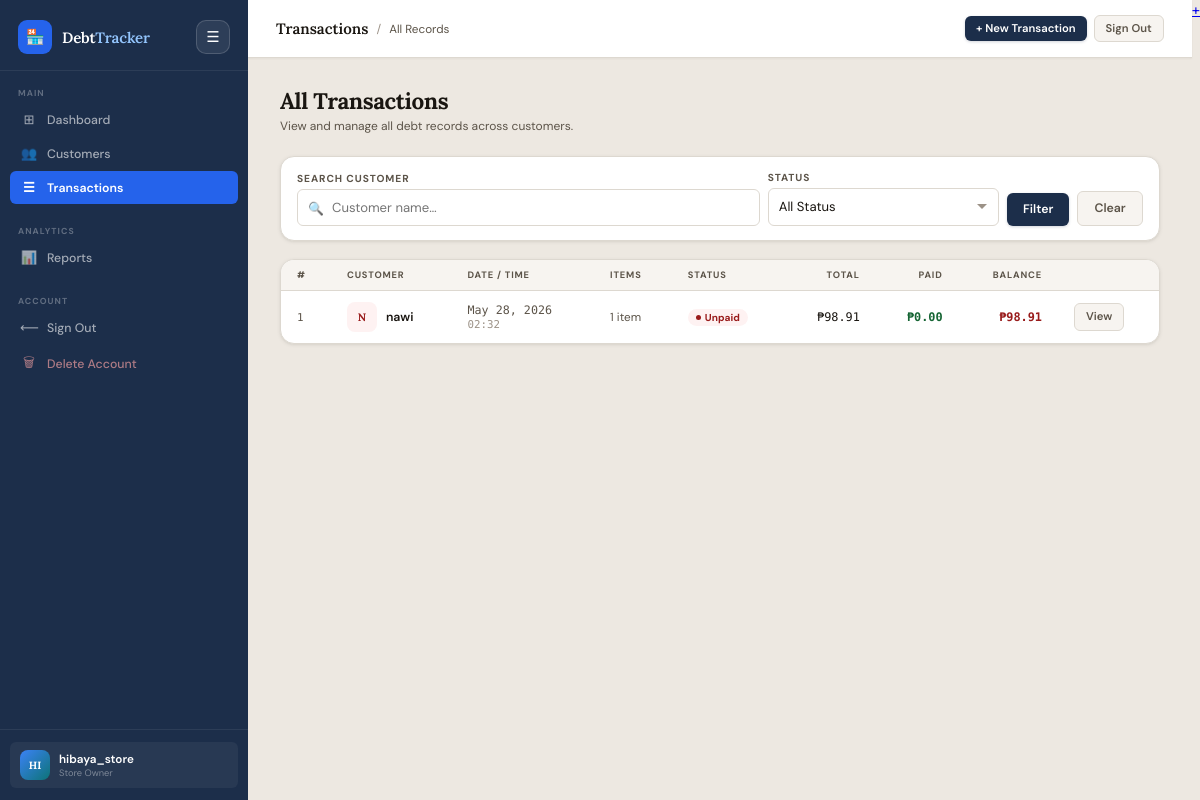
Page /transactions/ (signed in) on the committed database.
### tracker/models.py (models this page shows, shortened)
class Transaction(models.Model):
    STATUS_CHOICES = [
        ('unpaid', 'Unpaid'),
        ('partial', 'Partially Paid'),
        ('paid', 'Fully Paid'),
    ]
    customer = models.ForeignKey(Customer, on_delete=models.CASCADE, related_name='transactions')
    date = models.DateField(default=timezone.now)
    time = models.TimeField(default=default_transaction_time)
    notes = models.TextField(blank=True, null=True)
    status = models.CharField(max_length=10, choices=STATUS_CHOICES, default='unpaid')
    promise_date = models.DateField(blank=True, null=True)
    promise_time = models.TimeField(blank=True, null=True)
    receipt_token = models.CharField(max_length=36, unique=True, blank=True)
    created_at = models.DateTimeField(auto_now_add=True)
    class Meta:
        ordering = ['-date', '-created_at']
    def total_amount(self):
        return sum(item.subtotal() for item in self.items.all()) or Decimal('0')
    def total_paid(self):
        result = self.payments.aggregate(models.Sum('amount'))['amount__sum']
        return result or Decimal('0')
    def remaining_balance(self):
        return self.total_amount() - self.total_paid()

class Customer(models.Model):
    owner = models.ForeignKey(User, on_delete=models.CASCADE, related_name='customers')
    name = models.CharField(max_length=100)
    phone = models.CharField(max_length=20, blank=True, null=True)
    notes = models.TextField(blank=True, null=True)
    created_at = models.DateTimeField(default=timezone.now)
    class Meta:
        ordering = ['name']

class TransactionItem(models.Model):
    UNIT_CHOICES = [
        ('qty', 'Qty'),
        ('kg', 'Kg'),
    ]
    transaction = models.ForeignKey(Transaction, on_delete=models.CASCADE, related_name='items')
    item_name = models.CharField(max_length=200)
    quantity = models.DecimalField(max_digits=8, decimal_places=2, default=1)
    unit = models.CharField(max_length=3, choices=UNIT_CHOICES, default='qty')
    price = models.DecimalField(max_digits=10, decimal_places=2)
    def subtotal(self):
        return self.quantity * self.price

### tracker/views.py (the view)
# urls.py: path('transactions/', views.transaction_list, name='transaction_list'),
@login_required
def transaction_list(request):
    query = request.GET.get('q', '').strip()
    status = request.GET.get('status', '')
    txns = Transaction.objects.filter(
        customer__owner=request.user
    ).select_related('customer').prefetch_related('items', 'payments')
    if query:
        txns = txns.filter(customer__name__icontains=query)
    if status:
        txns = txns.filter(status=status)
    return render(request, 'tracker/transaction_list.html', {
        'txns': txns,
        'query': query,
        'status': status,
        'active_nav': 'transactions',
    })

### tracker/templates/tracker/transaction_list.html (shortened to what this page needs)
{% extends 'tracker/base.html' %}
{% block topbar_title %}Transactions{% endblock %}
{% block page_subtitle %}All Records{% endblock %}
{% block topbar_actions %}
  <a href="{% url 'transaction_create' %}" class="btn btn-primary btn-sm">+ New Transaction</a>
{% endblock %}
{% block content %}
<div class="page-header">
  <div class="page-header-left">
    <h1>All Transactions</h1>
    <p>View and manage all debt records across customers.</p>
  </div>
</div>
<div class="card" style="margin-bottom:18px;">
  <div class="card-body" style="padding:14px 16px;">
    <form method="get" style="display:flex;gap:8px;flex-wrap:wrap;align-items:flex-end;">
      <div style="flex:2;min-width:160px;">
        <div class="form-label" style="margin-bottom:4px;">Search Customer</div>
        <div class="search-wrap">
          <span class="search-icon">🔍</span>
          <input type="text" name="q" value="{{ query }}" class="search-input" placeholder="Customer name…" />
        </div>
      </div>
      <div style="flex:1;min-width:120px;">
        <div class="form-label" style="margin-bottom:4px;">Status</div>
        <select name="status" class="form-control" style="padding:9px 28px 9px 10px;">
          <option value="">All Status</option>
        </select>
      </div>
      <button type="submit" class="btn btn-primary" style="align-self:flex-end;">Filter</button>
      <a href="{% url 'transaction_list' %}" class="btn btn-ghost" style="align-self:flex-end;">Clear</a>
    </form>
  </div>
</div>
{% if txns %}
<div class="card desktop-table">
  <div class="table-wrap">
    <table>
      <thead>
        <tr>
          <th>#</th>
          <th>Customer</th>
          <th>Date / Time</th>
          <th>Items</th>
          <th>Status</th>
          <th class="td-right">Total</th>
          <th class="td-right">Paid</th>
          <th class="td-right">Balance</th>
          <th></th>
        </tr>
      </thead>
      <tbody>
        {% for txn in txns %}
        <tr>
          <td class="td-muted td-mono" style="font-size:0.72rem;">{{ txn.pk }}</td>
          <td>
            <div style="display:flex;align-items:center;gap:9px;">
              <div class="avatar {% if txn.status == 'paid' %}paid{% elif txn.status == 'partial' %}partial{% else %}high{% endif %}" style="width:30px;height:30px;font-size:0.72rem;border-radius:8px;">
                {{ txn.customer.name|slice:":1"|upper }}
              </div>
              <a href="{% url 'customer_detail' txn.customer.pk %}" style="font-weight:600;font-size:0.82rem;color:inherit;text-decoration:none;">{{ txn.customer.name }}</a>
            </div>
          </td>
          <td class="td-mono td-muted" style="font-size:0.78rem;">{{ txn.date }}<br><span style="font-size:0.72rem;color:var(--text-3);">{{ txn.time|time:'H:i' }}</span></td>
          <td class="td-muted" style="font-size:0.78rem;">{{ txn.items.count }} item{{ txn.items.count|pluralize }}</td>
          <td>
            {% if txn.status == 'paid' %}<span class="status-pill status-paid">Paid</span>
            {% elif txn.status == 'partial' %}<span class="status-pill status-partial">Partial</span>
            {% else %}<span class="status-pill status-unpaid">Unpaid</span>{% endif %}
          </td>
          <td class="td-mono td-right">₱{{ txn.total_amount|floatformat:2 }}</td>
          <td class="td-mono td-right td-success">₱{{ txn.total_paid|floatformat:2 }}</td>
          <td class="td-mono td-right {% if txn.remaining_balance > 0 %}td-danger{% else %}td-success{% endif %}">₱{{ txn.remaining_balance|floatformat:2 }}</td>
          <td><a href="{% url 'transaction_detail' txn.pk %}" class="btn btn-ghost btn-sm">View</a></td>
        </tr>
        {% endfor %}
      </tbody>
    </table>
  </div>
</div>
{% endif %}
{% endblock %}

### tracker/templates/tracker/base.html (shortened to what this page needs)
<!DOCTYPE html>
<html lang="en">
<head>
</head>
<body>
  <aside class="sidebar" id="sidebar">
    <div class="sb-brand-wrap">
      <a href="{% url 'dashboard' %}" class="sb-brand">
        <div class="sb-logo">🏪</div>
        <div class="sb-name">Debt<span>Tracker</span></div>
      </a>
      <button type="button" class="sidebar-toggle" onclick="toggleSidebar()">☰</button>
    </div>
    <div class="sb-section">
      <div class="sb-section-label">Main</div>
      <a href="{% url 'dashboard' %}" class="sb-link {% if active_nav == 'dashboard' %}active{% endif %}"><span class="sb-icon">⊞</span> Dashboard</a>
      <a href="{% url 'customer_list' %}" class="sb-link {% if active_nav == 'customers' %}active{% endif %}"><span class="sb-icon">👥</span> Customers</a>
      <a href="{% url 'transaction_list' %}" class="sb-link {% if active_nav == 'transactions' %}active{% endif %}"><span class="sb-icon">☰</span> Transactions</a>
    </div>
    <div class="sb-section">
      <div class="sb-section-label">Analytics</div>
      <a href="{% url 'reports' %}" class="sb-link {% if active_nav == 'reports' %}active{% endif %}"><span class="sb-icon">📊</span> Reports</a>
    </div>
    <div class="sb-section">
      <div class="sb-section-label">Account</div>
      <a href="{% url 'logout' %}" class="sb-link"><span class="sb-icon">⟵</span> Sign Out</a>
      <a href="{% url 'delete_account' %}" class="sb-link" style="color:rgba(252,165,165,0.65);"><span class="sb-icon">🗑</span> Delete Account</a>
    </div>
    <div class="sb-user">
      <div class="sb-user-inner">
        <div class="sb-avatar">{{ request.user.username|slice:":2"|upper }}</div>
        <div><div class="sb-uname">{{ request.user.username }}</div><div class="sb-urole">Store Owner</div></div>
      </div>
    </div>
  </aside>
  <div class="app-main">
    <header class="topbar">
      <div class="tb-left">
        <span class="tb-title">{% block topbar_title %}DebtTracker{% endblock %}</span>
        {% block topbar_sub %}<span class="tb-sep">/</span><span class="tb-sub">{% block page_subtitle %}{% endblock %}</span>{% endblock %}
      </div>
      <div class="tb-right">
        {% block topbar_actions %}{% endblock %}
        <a href="{% url 'logout' %}" class="btn btn-ghost btn-sm">Sign Out</a>
      </div>
    </header>
    <main class="page-content">{% block content %}{% endblock %}</main>
  </div>
  {% block fab %}
  {% if active_nav != 'reports' %}
  <a href="{% url 'transaction_create' %}" class="fab-global" title="New Transaction">+</a>
  {% endif %}
  {% endblock %}
</body>
</html>

### rows in the picture
Transaction: pk "1", customer.name "N", customer.name "nawi", date "May 28, 2026", time "02:32", items.count "1", status "Unpaid", total_amount "98.91", total_paid "0.00", remaining_balance "98.91"

### other values in the picture
{{ request.user.username|slice:":2"|upper }} "HI"
{{ request.user.username }} "hibaya_store"
